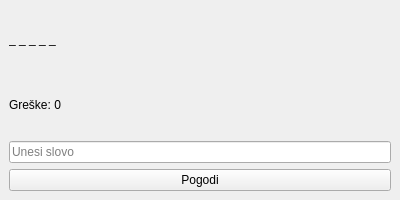
<?xml version="1.0" encoding="UTF-8"?>
<ui version="4.0">
 <class>HangmanGame</class>
 <widget class="QMainWindow" name="HangmanGame">
  <property name="geometry">
   <rect>
    <x>0</x>
    <y>0</y>
    <width>400</width>
    <height>200</height>
   </rect>
  </property>
  <property name="windowTitle">
   <string>Vešala</string>
  </property>
  <widget class="QWidget" name="centralwidget">
   <layout class="QVBoxLayout" name="verticalLayout">
    <item>
     <widget class="QLabel" name="lbl_word">
      <property name="text">
       <string>_ _ _ _ _</string>
      </property>
      <property name="minimumSize">
       <size>
        <width>0</width>
        <height>40</height>
       </size>
      </property>
     </widget>
    </item>
    <item>
     <widget class="QLabel" name="lbl_errors">
      <property name="text">
       <string>Greške: 0</string>
      </property>
     </widget>
    </item>
    <item>
     <widget class="QLineEdit" name="le_letter">
      <property name="placeholderText">
       <string>Unesi slovo</string>
      </property>
     </widget>
    </item>
    <item>
     <widget class="QPushButton" name="btn_guess">
      <property name="text">
       <string>Pogodi</string>
      </property>
     </widget>
    </item>
   </layout>
  </widget>
 </widget>
 <resources/>
 <connections/>
</ui>
